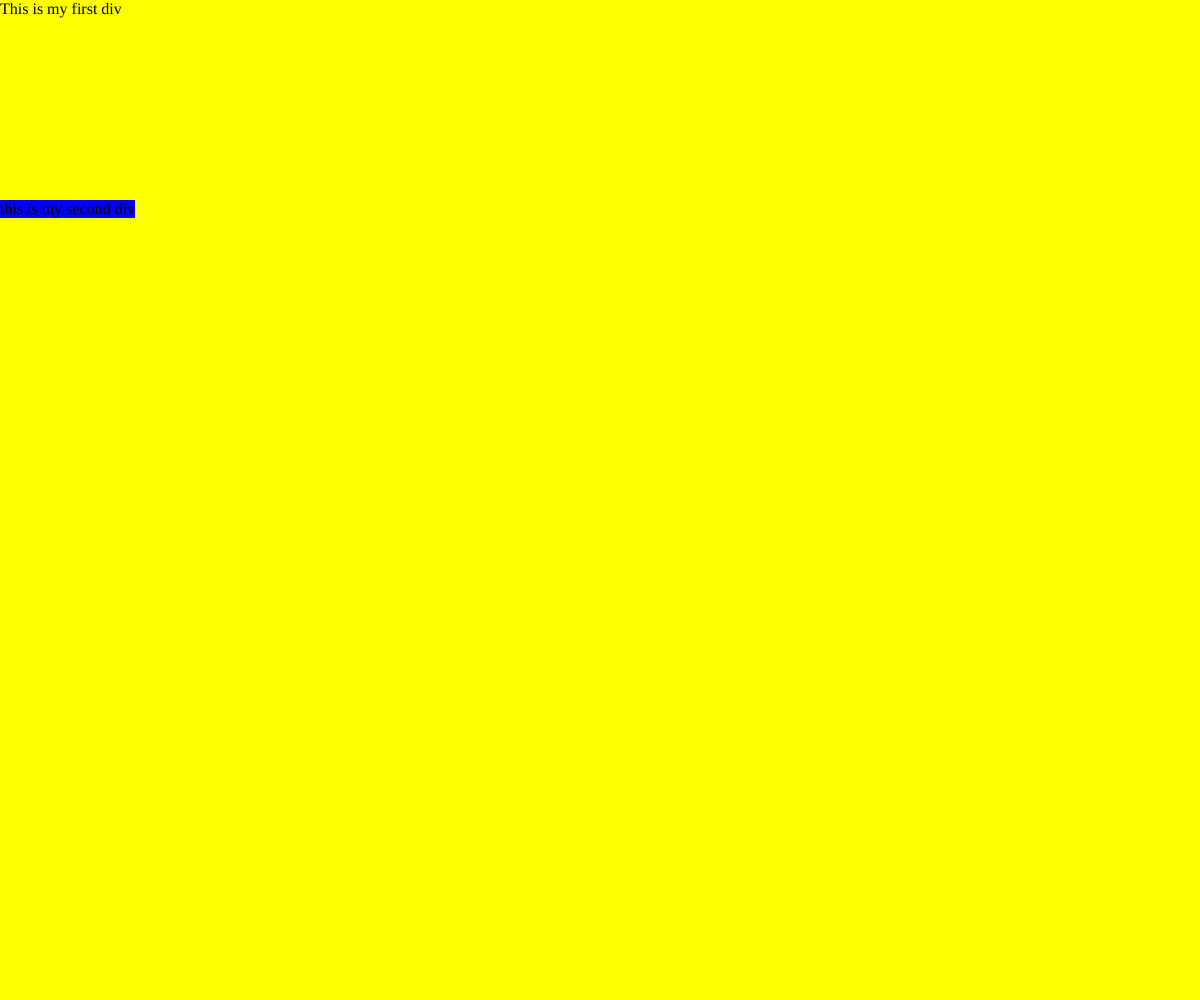
Frame 1 (no input)
Frame 60 (no input): identical to frame 1, image omitted
Frame 120 (the mouse pressed at the canvas centre since frame 60): identical to frame 1, image omitted

The p5.js sketch that drew this single still picture (run headless with seeded random() and noise() and a simulated clock; from frame 60 on, the mouse is pressed at the canvas centre):

// p5.js sketch
// ── sketch.js
function setup() {
  createCanvas(windowWidth, windowHeight);
  var firstDiv = createDiv("This is my first div");
  firstDiv.id("first-div");
  firstDiv.position(0,0);
  firstDiv.style("background-color", "yellow");
  
  var secondDiv = createDiv("this is my second div");
  secondDiv.id("second-div");
  secondDiv.position(0,200);
  secondDiv.style("background-color", "rgba(0,0,255,1)");
}

function draw() {
  background("yellow");
}
